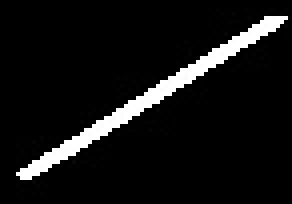
#> input picture data/road-left/00.jpg, 73 x 51 px (shown 4 times larger)
$ python lanes_lines.py
#> lines starting #> are read from the running program, lines starting #| are printed output that depends on the picture; after the words box and inside, x2 and y2 are one past the last pixel; in counts of white or black regions, pixels touching at a corner belong together; long printed decimals are rounded; pictures that were not available may be replaced by others from this repository, and a replacement may not be noted
import cv2
from PIL import Image
import numpy as np
import os
import math

# Playing video from file:
cap = cv2.VideoCapture('./data/train.mp4')

# number of frames
framesLength = int(cap.get(cv2.CAP_PROP_FRAME_COUNT))

neuronalTraining = []

print(framesLength)

try:
    if not os.path.exists('data'):
        os.makedirs('data')
except OSError:
    print ('Error: Creating directory of data')

currentFrame = 0

rightReference = []
leftReference = []
lastPosRight = []
lastPosLeft = []

horizon = 260

speed = 0
lineSize = 3
speedData = []

# Read the template
template = cv2.imread('./data/road-left/00.jpg', 0)
#> template is the input picture: shape (51, 73); min 0, max 255, mean 19.5
template2 = cv2.imread('./data/road-right/00.jpg', 0)
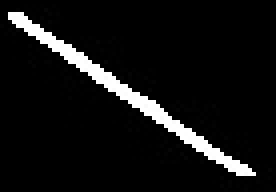
#> input picture data/road-right/00.jpg, 69 x 48 px (shown 4 times larger)
#> template2 is the input picture: shape (48, 69); min 0, max 255, mean 18.4


#template0 = cv2.imread('./data/tests/test1.jpg', 0)
#template1 = cv2.imread('./data/tests/test2.jpg', 0)

# Store width and heigth of template in w and h
w, h = template.shape[::-1]
#> w = 73; h = 51
#w0, h0 = template0.shape[::-1]
#w1, h1 = template1.shape[::-1]
w2, h2 = template2.shape[::-1]
#> w2 = 69; h2 = 48

with open("./data/train.txt", "r") as filehandle:
#> (reads data/train.txt from the repository)
    for line in filehandle:
        # remove linebreak which is the last character of the string
        speed = line[:-1]

        # add item to the list
        speedData.append(speed)

def calcSlope(x1, x2, y1, y2):
    m = (y2 - y1) / (x2 - x1)
    return m

def calcN(m, x, y):
    # y = m * x + n
    # y - n = m * x
    # -n = (m * x) - y
    n = -1 * ((m * x) - y)
    return n

def getX(m, y, n):
    # y = m * x + n
    x = (y - n) / m
    return x


# Read until video is completed
while(cap.isOpened()):

  # Capture frame-by-frame
  ret, frame = cap.read()
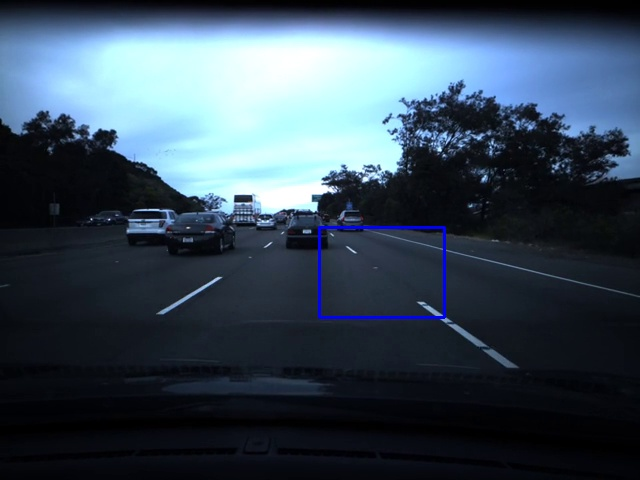
#> input picture ÿ.jpg, 640 x 480 px, given in place of train.mp4, which was not available
#> frame is the input picture: shape (480, 640, 3); mean B, G, R 86.8, 72.3, 56.6
  if ret == True:

    img_gray = cv2.cvtColor(frame, cv2.COLOR_BGR2GRAY)
    blurred = cv2.GaussianBlur(img_gray, (5, 5), 0)
    thresh = cv2.threshold(blurred, 60, 255, cv2.THRESH_BINARY)[1]
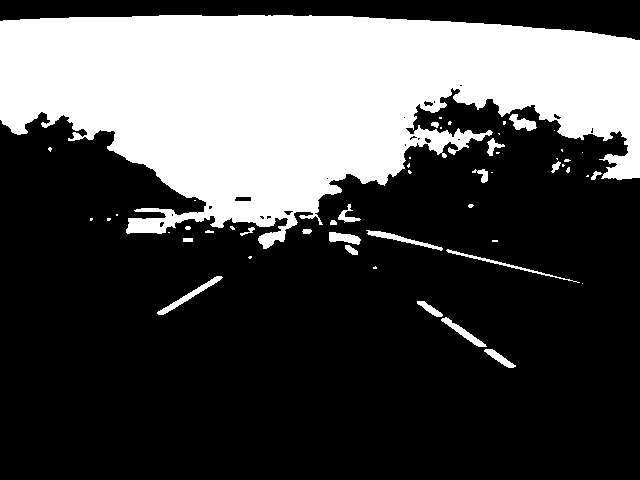
#> thresh: shape (480, 640); 30.4% white; 52 white regions (30 under 20 px), largest, box (x1, y1, x2, y2) and area: (0, 15, 640, 249) 89966, (157, 276, 223, 315) 398, (366, 230, 443, 251) 346
    crop_img = thresh[250:370, 120:520]
#> crop_img: shape (120, 400); 2.8% white; 9 white regions (3 under 20 px), largest, box (x1, y1, x2, y2) and area: (37, 26, 103, 65) 398, (321, 67, 367, 97) 311, (364, 99, 396, 118) 211, (326, 0, 400, 19) 208, (297, 51, 323, 67) 162, (227, 0, 238, 5) 42
    edges = cv2.Canny(crop_img, 75, 100)
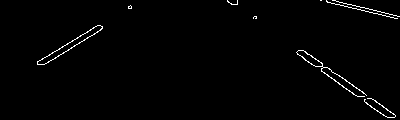
#> edges: shape (120, 400); 1.3% white in thin lines or dots, all inside (x1, y1, x2, y2) = (37, 0, 400, 118)


    lines = cv2.HoughLinesP(edges,1, np.pi/180, 65, maxLineGap=25)
#> lines = [[296, 52, 377, 111], [303, 50, 394, 114]]
    if lines is not None:

        print(lines)
#| [[[296  52 377 111]]
#|  [[303  50 394 114]]]

        for line in lines:
            x1, y1, x2, y2 = line[0]


            m = calcSlope(x1 + 120, x2 + 120, y1 + 250, y2 + 250)
            n = calcN(m, x1 + 120, y1 + 250)

            x11 = getX(m, 250, n)
            x21 = getX(m, 360, n)

            if(math.isinf(x11) or x11 < 0 or math.isnan(x11) & math.isinf(x21) or x21 < 0 or math.isnan(x21)):
                print('not number')
            else:

                print(x11, x21)

                cv2.line(frame, (int(x11), 250), (int(x21), 360), (255,0,0), 2)
#> this loop made 2 passes
#> (x1, y1, x2, y2, m, n, x11) on passes 1 to 2: (296, 52, 377, 111, 0.728, -1.01, 344.6), (303, 50, 394, 114, 0.703, 2.51, 351.9)
#| 344.610 495.627
#| 351.906 508.3125
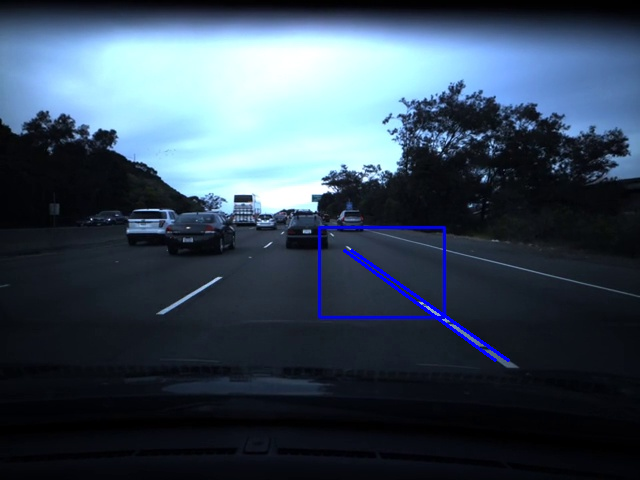
#> frame: shape (480, 640, 3); 0.41% of pixels changed, all inside (x1, y1, x2, y2) = (343, 249, 510, 362)

            # [9 lines of commented-out code are left out]

    right = (0,0)
    left = (0,0)

    if len(lastPosRight) > 0:

        x1 = lastPosRight[0][0][0][0]
        y1 = lastPosRight[0][0][0][1]

        x2 = lastPosRight[0][0][1][0]
        y2 = lastPosRight[0][0][1][1]

        rx2 = lastPosRight[0][1][1][0]
        #ry2 = lastPosRight[0][1][1][1]

        m = calcSlope(x1, x2, y1, y2)
        n = calcN(m, rx2, 360)
        x = getX(m, horizon, n)

        #cv2.line(frame, (int(x), horizon), (rx2, 360), (255,0,0), 2)

    if len(lastPosLeft) > 0:

        lx1 = lastPosLeft[0][0][1][0]
        ly1 = lastPosLeft[0][0][0][1]

        lx2 = lastPosLeft[0][1][0][0]
        ly2 = lastPosLeft[0][1][1][1]

        # [8 lines of commented-out code are left out]

        rx2 = lastPosLeft[0][1][1][0]
        # #ry2 = lastPosRight[0][1][1][1]

        m = calcSlope(lx1, lx2, ly1, ly2)
        n = calcN(m, rx2, 360)
        x = getX(m, horizon, n)

        # [23 lines of commented-out code are left out]
    res = cv2.matchTemplate(thresh, template, cv2.TM_CCOEFF_NORMED)
    #res0 = cv2.matchTemplate(thresh, template0, cv2.TM_CCOEFF_NORMED)
    #res1 = cv2.matchTemplate(thresh, template1, cv2.TM_CCOEFF_NORMED)
    res2 = cv2.matchTemplate(thresh, template2, cv2.TM_CCOEFF_NORMED)
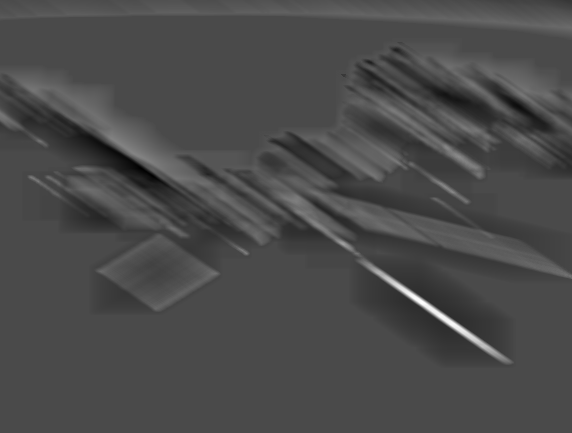
#> res2: shape (433, 572) float32; min -0.276, max 0.667, mean 0.00169; drawn with min black and max white

    # Specify a threshold
    threshold = 0.46

    # Store the coordinates of matched area in a numpy array
    loc = np.where( res >= threshold)
#> loc = 298 positions, rows 248 to 294, columns 114 to 190
    #loc0 = np.where( res0 >= threshold)
    #loc1 = np.where( res1 >= threshold)
    loc2 = np.where( res2 >= threshold)
#> loc2 = 451 positions, rows 280 to 341, columns 389 to 479

    locLength = len(loc[0]) > 0 and len(loc[1]) > 0
#> locLength = True
    #locLength0 = len(loc0[0]) > 0 and len(loc0[1]) > 0
    #locLength1 = len(loc1[0])  > 0 and len(loc1[1]) > 0
    locLength2 = len(loc2[0])  > 0 and len(loc2[1]) > 0
#> locLength2 = True

    if locLength:

        x1 = int(loc[1].min())
#> x1 = 114
        y1 = int(loc[0].min())
#> y1 = 248

        x2 = x1 + w
#> x2 = 187
        y2 = y1 + h
#> y2 = 299

        leftReference.append({ "frame": currentFrame, "position": [(x1, y1), (x2, y2)] })

        #cv2.line(frame, ( int(loc[1].mean() + w), int(loc[0].mean()) ), ( int(loc[1].mean()), int(loc[0].mean() + h)), (255,0,0), 2)
        cv2.rectangle(frame, (x1, y1), (x2, y2), (0,235,0), 1)

    else:
        if(len(leftReference) != 0):

            framesNum = len(leftReference)

            lastPosLeft = []
            lastPosLeft.append([leftReference[0]['position'], leftReference[framesNum - 1]['position']])

        leftReference = []

    # [11 lines of commented-out code are left out]
    if locLength2:

        x1 = int(loc2[1].min())
#> x1 = 389
        y1 = int(loc2[0].min())
#> y1 = 280

        x2 = x1 + w2
#> x2 = 458
        y2 = y1 + h2
#> y2 = 328

        rightReference.append({ "frame": currentFrame, "position": [(x1, y1), (x2, y2)] })

        #cv2.line(frame, (x1, y1), (x2, y2), (255,0,0), 2)
        #cv2.line(frame, (0, loc2[0][0] + h2), (640, loc2[0][0] + h2), (255,0,0), 2)
        cv2.rectangle(frame, (x1, y1), (x2, y2), (0,235,0), 1)
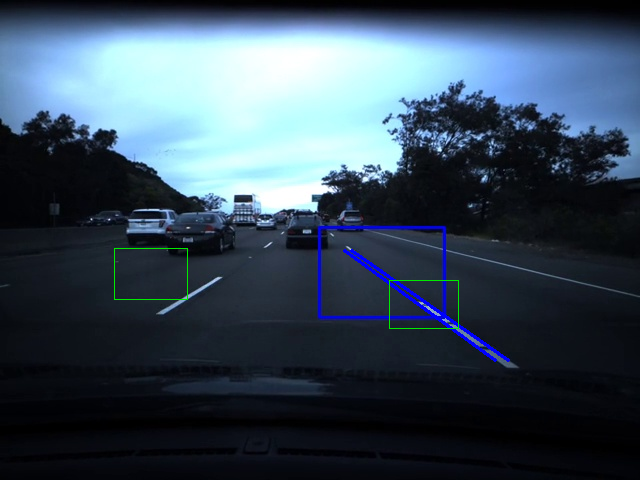
#> frame: shape (480, 640, 3); mean B, G, R 87.4, 72.4, 56.3

    else:

        if(len(rightReference) != 0):

            framesNum = len(rightReference)

            initialLBCPosition = rightReference[0]['position'][0]
            initialRTCPosition = rightReference[0]['position'][1]

            finalLBCPosition = rightReference[framesNum - 1]['position'][0]
            finallRTCPosition = rightReference[framesNum - 1]['position'][1]

            lastPosRight = []
            lastPosRight.append([rightReference[0]['position'], rightReference[framesNum - 1]['position']])


            # number of frames / startPos / finalPos / length of the line detected
            neuronalTraining.append({
                "frames": framesNum,
                "startPos": [initialLBCPosition, initialRTCPosition],
                "finalPos": [finalLBCPosition, finallRTCPosition],
                "speed": speedData[currentFrame]
            })

            #print(neuronalTraining)
        rightReference = []


    #print('')
    # Display the resulting frame
    cv2.imshow('Detected', frame)

    #cv2.waitKey()
    # Press Q on keyboard to  exit
    if cv2.waitKey(25) & 0xFF == ord('q'):
#> (key q is pressed here)
      break

    currentFrame += 1

  # Break the loop
  else:
    break

# When everything done, release the capture
cap.release()
cv2.destroyAllWindows()
